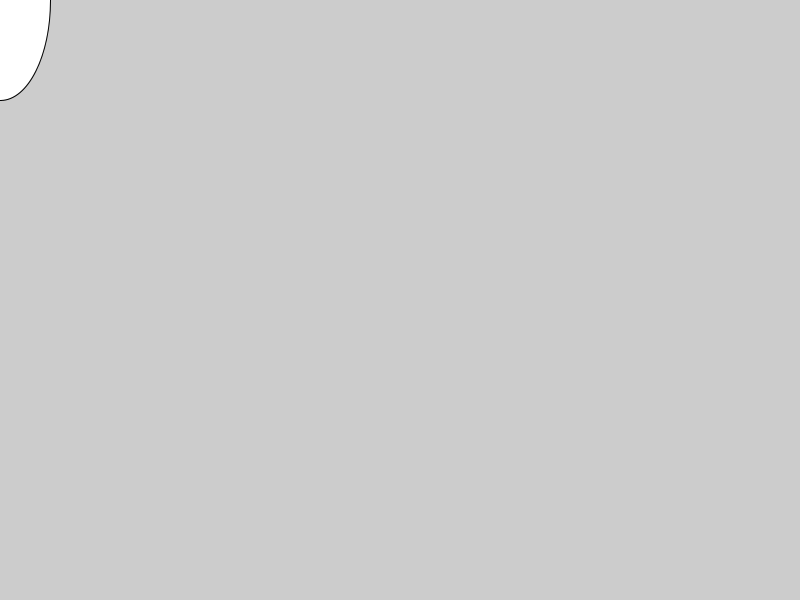
Frame 1 (no input)
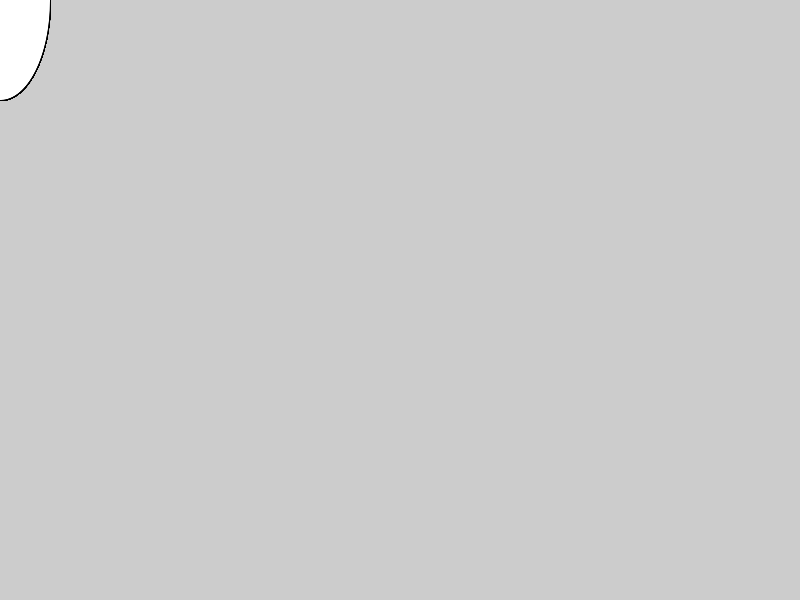
Frame 60 (the mouse pressed at the canvas centre just before this capture)
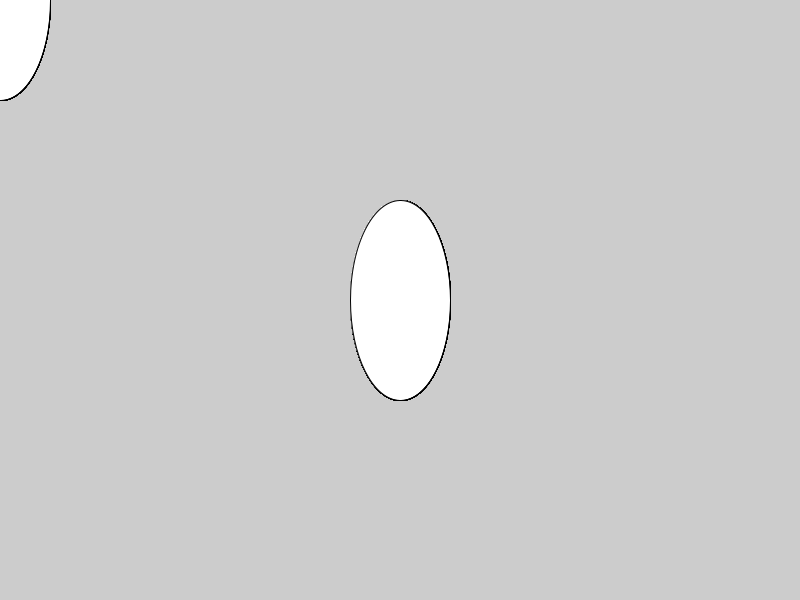
Frame 120 (the mouse held since frame 60 and released just before this capture)

The Processing sketch that drew these frames (run headless with seeded random() and noise(); from frame 60 on, the mouse is pressed at the canvas centre):

// Processing sketch: Moje
// ── Moje.pde
void setup() {
  size(800, 600);
}

void draw() {
  ellipse(mouseX, mouseY, 100, 200);  
}
